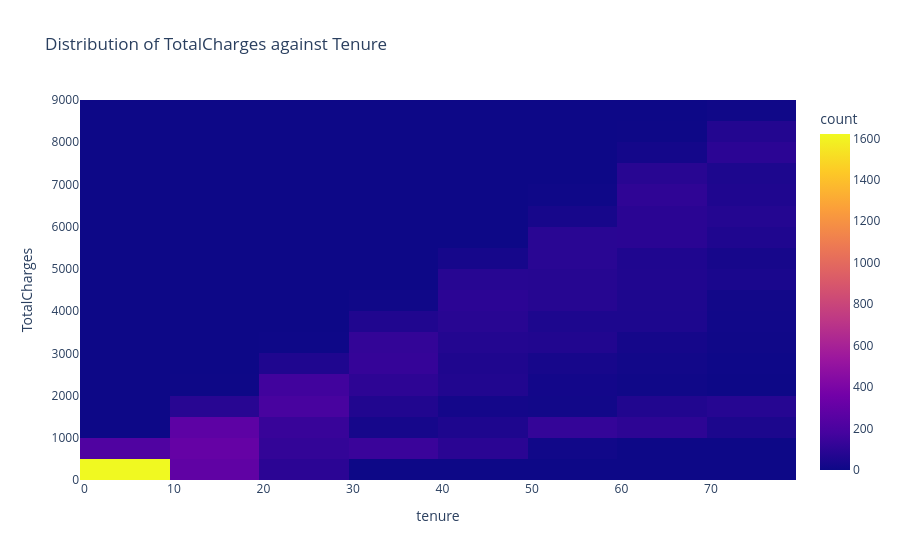

The code cell stored with this chart in its notebook:
### Code cell
fig = px.density_heatmap(data, x='tenure', y = 'TotalCharges', title = 'Distribution of TotalCharges against Tenure')
fig.write_image('Distribution of TotalCharges against Tenure.png')
fig.show()

### Figure 1 — Plotly figure (JSON) as saved in the notebook; plotly's stock layout.template omitted (floating-point values rounded to 4 significant figures; data arrays with more than 128 entries replaced by an {"elided": "..."} marker saying what was removed)
{"data": [{"coloraxis": "coloraxis", "hovertemplate": "tenure=%{x}<br>TotalCharges=%{y}<br>count=%{z}<extra></extra>", "name": "", "type": "histogram2d", "x": {"elided": "7032 int values"}, "xaxis": "x", "xbingroup": "x", "y": {"elided": "7032 float values"}, "yaxis": "y", "ybingroup": "y"}], "layout": {"coloraxis": {"colorbar": {"title": {"text": "count"}}, "colorscale": [[0, "#0d0887"], [0.1111, "#46039f"], [0.2222, "#7201a8"], [0.3333, "#9c179e"], [0.4444, "#bd3786"], [0.5556, "#d8576b"], [0.6667, "#ed7953"], [0.7778, "#fb9f3a"], [0.8889, "#fdca26"], [1, "#f0f921"]]}, "legend": {"tracegroupgap": 0}, "title": {"text": "Distribution of TotalCharges against Tenure"}, "xaxis": {"anchor": "y", "domain": [0, 1], "title": {"text": "tenure"}}, "yaxis": {"anchor": "x", "domain": [0, 1], "title": {"text": "TotalCharges"}}}}
